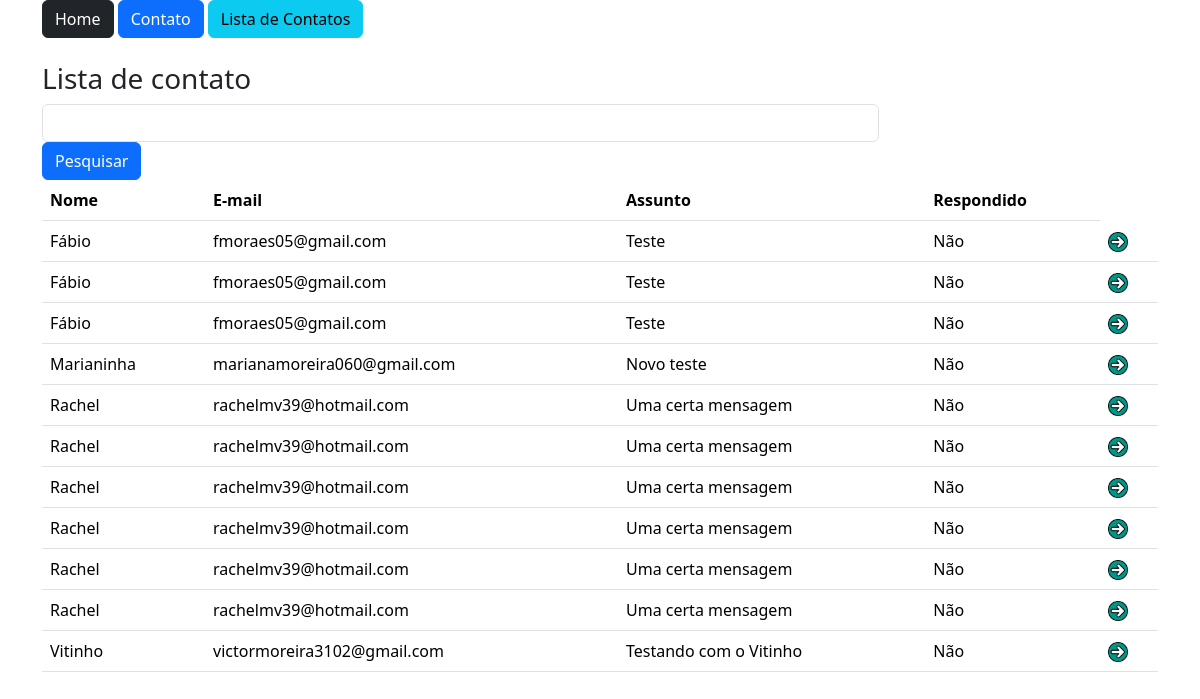
Page /contato/lista/ on the committed database.
### estudo/models.py (models this page shows)
class Contatos(db.Model):
    id = db.Column(db.Integer, primary_key=True)
    data_envio = db.Column(db.DateTime, default=datetime.now())
    nome = db.Column(db.String, nullable=True)
    email = db.Column(db.String, nullable=True)
    assunto = db.Column(db.String, nullable=True)
    Mensagem = db.Column(db.String, nullable=True)
    respondido = db.Column(db.Integer, default=0)

### estudo/view.py (the view)
@app.route('/contato/lista/')
def contatoLista():
    if request.method == 'GET':
        palavra = request.args.get('pesquisa','')
    dados = Contatos.query.order_by('nome')
    if palavra != '':
        dados = dados.filter_by(nome=palavra)
    context = {'dados': dados}
    return render_template("contato_lista.html", context=context)

### estudo/templates/contato_lista.html
{% extends 'base.html' %}
{% block content %}
<body>
    <div class="container">
        {% include 'nav.html' %}
        <div class="row mt-4">
            <h3>Lista de contato</h3>
            <form method="get">
                <div class="col-9">
                    <input type="text" name="pesquisa" class="form-control">
                </div>
                <div class="col-3">
                    <button type="submit" class="btn btn-primary">Pesquisar</button>
                </div>
            </form>
            <div class="col-12">
                <table class="table">
                    <thead>
                        <tr>
                            <th>Nome</th>
                            <th>E-mail</th>
                            <th>Assunto</th>
                            <th>Respondido</th>
                        </tr>
                    </thead>
                    <tbody>
                        {% for linha in context['dados'] %}
                            <tr>
                                <td>{{linha.nome}}</td>
                                <td>{{linha.email}}</td>
                                <td>{{linha.assunto}}</td>
                                {% if linha.respondido == 0 %}
                                    <td>Não</td>
                                {% else  %}
                                    <td>Sim</td>
                                {% endif %}
                                <td><a href="{{ url_for('contato_detail', id=linha.id) }}"><img src="{{ url_for('static', filename='img/btn.png') }}" style="width: 20px;"></a></td>
                            </tr>
                        {% endfor %}
                    </tbody>
                </table>
            </div>
        </div>
    </div>
{% endblock %}

### estudo/templates/base.html (shortened to what this page needs)
<!DOCTYPE html>
<html lang="pt-br">
<head>
    <link href="https://cdn.jsdelivr.net/npm/bootstrap@5.3.3/dist/css/bootstrap.min.css" rel="stylesheet">
</head>
<body>
    <section class="container-fluid">
        {% block content %} {% endblock %}
    </section>
</body>
</html>

### estudo/templates/nav.html
<a href="/" class="btn btn-dark">Home</a>
<a href="{{ url_for('contato') }}" class="btn btn-primary">Contato</a>
<a href="{{ url_for('contatoLista') }}" class="btn btn-info">Lista de Contatos</a>

### rows in the picture
Contatos: nome "Fábio", email "fmoraes05@gmail.com", assunto "Teste", respondido "Não"
Contatos: nome "Fábio", email "fmoraes05@gmail.com", assunto "Teste", respondido "Não"
Contatos: nome "Fábio", email "fmoraes05@gmail.com", assunto "Teste", respondido "Não"
Contatos: nome "Marianinha", email "marianamoreira060@gmail.com", assunto "Novo teste", respondido "Não"
Contatos: nome "Rachel", email "rachelmv39@hotmail.com", assunto "Uma certa mensagem", respondido "Não"
Contatos: nome "Rachel", email "rachelmv39@hotmail.com", assunto "Uma certa mensagem", respondido "Não"
Contatos: nome "Rachel", email "rachelmv39@hotmail.com", assunto "Uma certa mensagem", respondido "Não"
Contatos: nome "Rachel", email "rachelmv39@hotmail.com", assunto "Uma certa mensagem", respondido "Não"
Contatos: nome "Rachel", email "rachelmv39@hotmail.com", assunto "Uma certa mensagem", respondido "Não"
Contatos: nome "Rachel", email "rachelmv39@hotmail.com", assunto "Uma certa mensagem", respondido "Não"
Contatos: nome "Vitinho", email "victormoreira3102@gmail.com", assunto "Testando com o Vitinho", respondido "Não"
